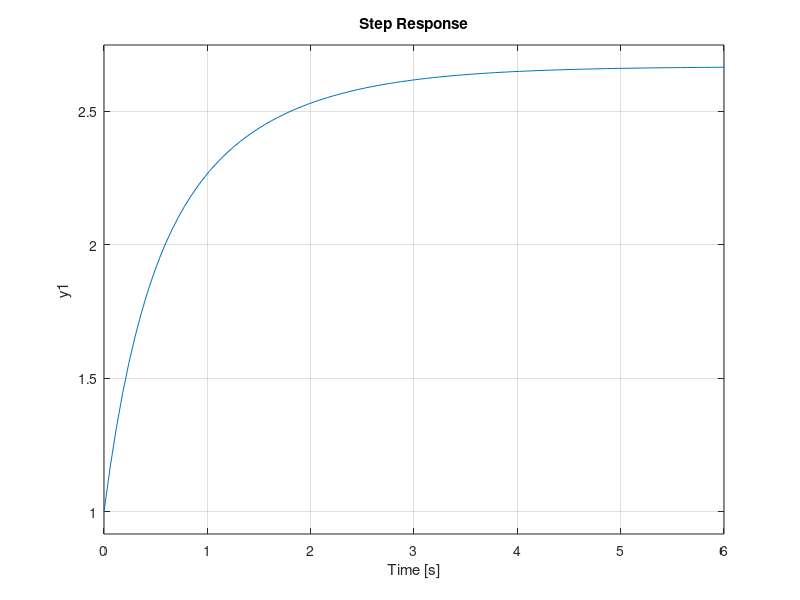

Write MATLAB code to recreate this figure.
clc
clear all
close all
s = tf('s');
figure(1)
hold all
%% Funcao de Transferencia
G = (s^2+7*s+8)/(s^2+4*s+3);
step(G)
%% FCC

A = [ 0  1 
     -3 -4 ];
B = [ 0
      1 ];
C = [ 5  3 ];
D = 1;

Sys_FCC = ss(A,B,C,D);
step(Sys_FCC);

%% FCD

A2 = [-1  0 
      0 -3 ];
B2 = [ 1
      2 ];
C2 = [ 1  1 ];
D2 = 1;

Sys_FCD = ss(A2,B2,C2,D2);
step(Sys_FCD);
